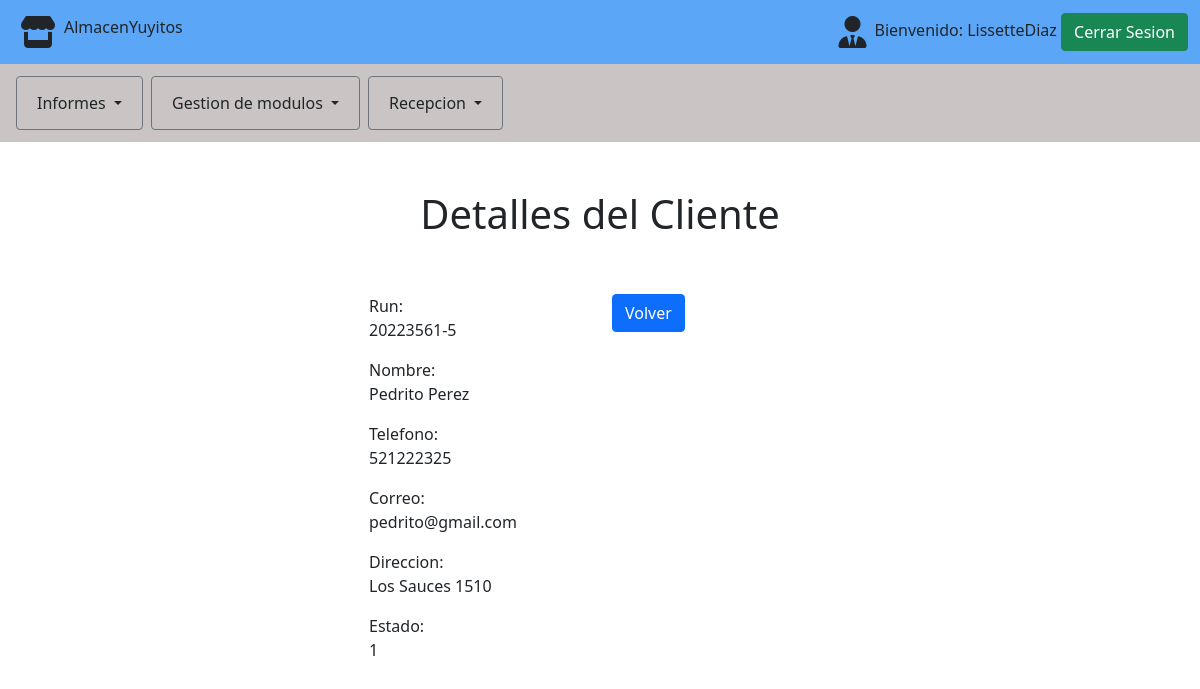
The page /clientes/detalle/1 (signed in) on the database its author committed.
### src/models.py (models this page shows)
class CLIENTE(models.Model):
    run = models.CharField(max_length=10, default=None)
    nombre = models.CharField(max_length=100, default=None)
    telefono = models.CharField(max_length=12, default=None)
    correo = models.CharField(max_length=128, default=None)
    direccion = models.CharField(max_length=150, default=None)
    estado = models.IntegerField(default=None,choices=estado_cliente)

### src/views.py (the view)
# urls.py: path('clientes/detalle/<int:pk>', ClienteDetalle.as_view(template_name = "clientes/detalles.html"), name='detalles'),
@method_decorator(login_required, name='dispatch')
class ClienteDetalle(DetailView):
    model = CLIENTE

### src/templates/clientes/detalles.html
{% extends 'layout.html' %}
{% load static %}
{% load widget_tweaks %}
{% block content %}
     <div class="container p-5">
    <h1 class="text-center" >Detalles del Cliente</h1>
        <div class="row p-5">
            <div class="col-md-3">
            </div>
            <div class="col-md-3">
                <p><span class="txt_negrita">Run:</span> <br> {{object.run}}</p>
                <p><span class="txt_negrita">Nombre:</span> <br> {{object.nombre}}</p>
                <p><span class="txt_negrita">Telefono:</span> <br> {{object.telefono}}</p>
                <p><span class="txt_negrita">Correo:</span> <br> {{object.correo}}</p>
                <p><span class="txt_negrita">Direccion:</span> <br> {{object.direccion}}</p>
                <p><span class="txt_negrita">Estado:</span> <br> {{object.estado}}</p>
                </div>
            <div class="col-md-3">
                <a href="../" type="submit" class="btn btn-primary">Volver</a>
            </div>
            <div class="col-md-3">
            </div>
        </div>
    </div>
{% endblock %}

### src/templates/layout.html (shortened to what this page needs)
{% load static %}
<!DOCTYPE HTML>
<html>
    <head>
        <link href="https://cdn.jsdelivr.net/npm/bootstrap@5.0.0-beta3/dist/css/bootstrap.min.css" rel="stylesheet">
        <link rel="stylesheet" href="{% static 'css/layout.css' %}">
    </head>
    <body>
        <nav class="navbar contenedor-principal navbar-expand-lg">
            <div class="container-fluid">
                <div class="collapse navbar-collapse" id="navbarSupportedContent">
                    <i class="fas fa-store fa-2x p-2"></i>
                    <h6>Almacen</h6>
                    <h6>Yuyitos</h6>
                </div>
                <div class="p-2">
                    <i class="fas fa-user-tie fa-2x"></i>
                </div>
                <div class="nombre-usuario">
                    {% if user.is_authenticated %}
                        <span id="username">Bienvenido: {{ request.user }}</span>
                        <a href="{% url 'logout'%}?next={{request.path}}" class="btn btn-success">Cerrar Sesion</a>
                    {% endif %}
                </div>
            </div>
        </nav>
    <nav class="navbar navegador navbar-expand-lg">
        <div class="container-fluid">
            <div class="collapse navbar-collapse" id="navbarSupportedContent">
                <ul class="navbar-nav me-auto mb-2 mb-lg-0">
                    <li class="nav-item dropdown btn btn-outline-secondary m-1">
                        <a class="nav-link dropdown-toggle text-dark" href="#" id="navbarDropdown" role="button" data-bs-toggle="dropdown" aria-haspopup="true" aria-expanded="false">
                            Informes
                        </a>
                    </li>
                    <li class="nav-item dropdown btn btn-outline-secondary m-1">
                        <a class="nav-link dropdown-toggle text-dark" href="#" id="navbarDropdown" role="button" data-bs-toggle="dropdown" aria-haspopup="true" aria-expanded="false">
                            Gestion de modulos
                        </a>
                    </li>
                    <li class="nav-item dropdown btn btn-outline-secondary  m-1">
                        <a class="nav-link dropdown-toggle text-dark" href="#" id="navbarDropdown" role="button" data-bs-toggle="dropdown" aria-haspopup="true" aria-expanded="false">
                        Recepcion
                        </a>
                    </li>
                </ul>
            </div>
        </div>
    </nav>
    <div id="content">
        {% block content %}{% endblock %}
    </div>
    </body>
</html>

### src/static/css/layout.css (style rules this page uses)
.contenedor-principal { background-color: #5ba6f6; }
.contenedor-principal i { float: left; }
.navegador { background-color: #cac5c4; }

### rows shown on the page
CLIENTE: run "20223561-5", nombre "Pedrito Perez", telefono "521222325", correo "pedrito@gmail.com", direccion "Los Sauces 1510", estado "1"

### other values the page prints
{{ request.user }} "LissetteDiaz"
